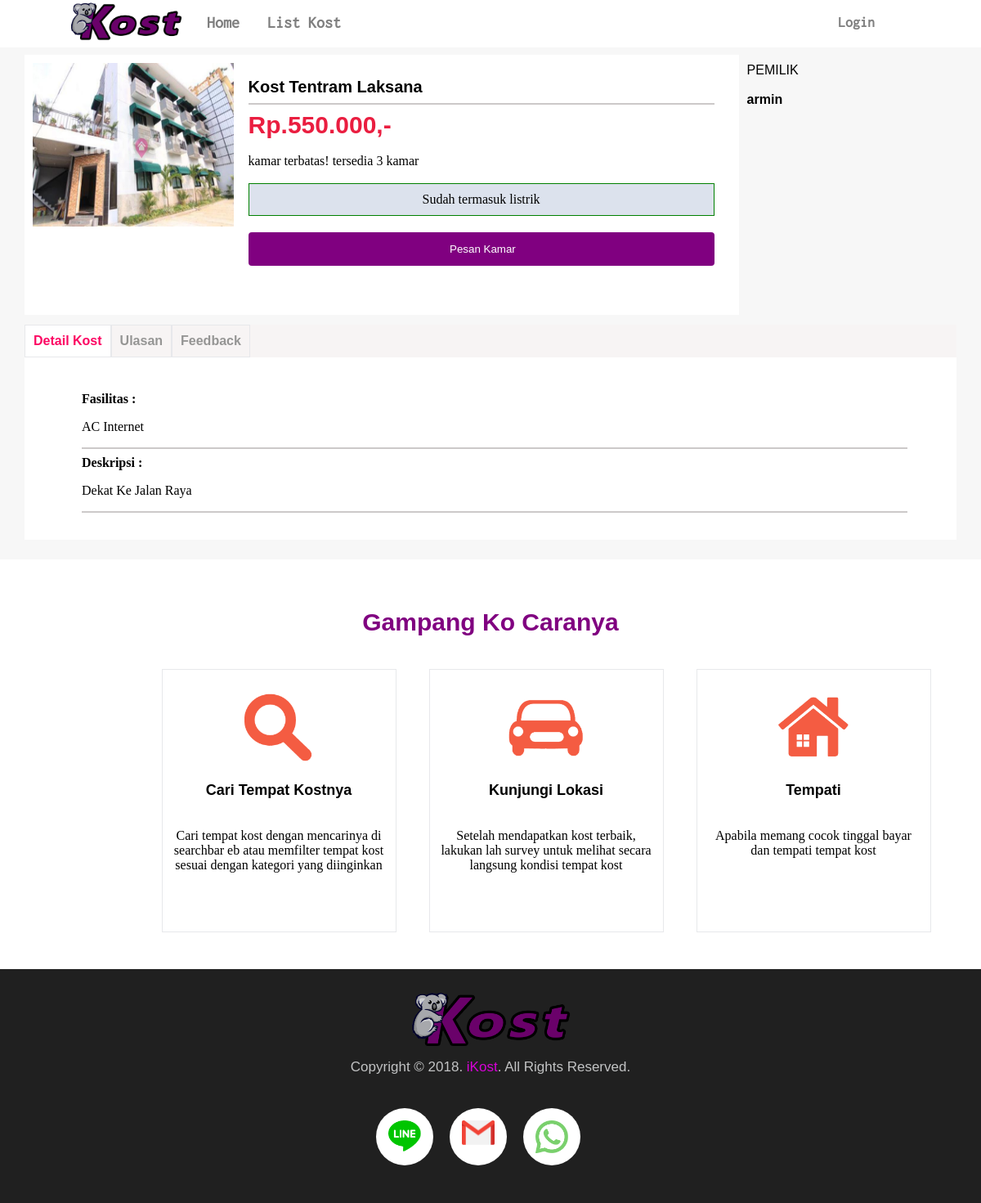
Screenshot of /user/halaman3.php?get=K002 with the database file from the repository.
### tables this page shows
CREATE TABLE `kost` (
  `kode_kost` varchar(14) NOT NULL,
  `nama_kost` varchar(50) NOT NULL,
  `jumlah_kamar` int(11) NOT NULL,
  `status_kamar_kost` varchar(10) NOT NULL,
  `fasilitas_kost` varchar(50) NOT NULL,
  `tarif_kost` int(11) NOT NULL,
  `alamat_kost` varchar(50) NOT NULL,
  `deskripsi_kost` varchar(200) NOT NULL,
  `foto` varchar(300) NOT NULL,
  `kode_pemilik_kost` varchar(14) NOT NULL
);

CREATE TABLE `pemilik_kost` (
  `kode_pemilik_kost` varchar(14) NOT NULL,
  `username_pemilik` varchar(30) NOT NULL,
  `password_pemilik` varchar(14) NOT NULL,
  `email_pemilik` varchar(30) NOT NULL,
  `nm_pemilik_kost` varchar(30) NOT NULL
);

### user/halaman3.php (the view, shortened to what this page needs)
<link rel="stylesheet" type="text/css" href="../ikost.css">
<nav>
  <ul>
    <a href="logout.php">
    <img src="../Icon/logo3.png" class="glogo"> </a>
    <li><a href="user.php"> Home </a></li>
    <li><a href="halaman1.php"> List Kost </a></li>
  </ul>
  <a href="#" style="float: right; margin-right: 10%;">
    <?php
    include '../koneksi.php';
      if (isset($_SESSION['username'])) {
        $username = $_SESSION['username'];
        echo "<a href='logout.php' class='sign' style='margin-right:10px;text-decoration:none;'> $username</a>";
      } else {?>
        <input type="submit" name="log" value="Login" class="sign" onclick="document.getElementById('id01').style.display='block'" style="width:auto;"></input>
      <?php
      }
    ?>
  </a>
</nav>
	<?php
		$id = $_GET['get'];
		$query = mysqli_query($Koneksi, "SELECT *FROM kost NATURAL JOIN pemilik_kost where kode_kost = '$id'");
		while ($tampil = mysqli_fetch_array($query)) {
	?>
<div class="containerdetail">
  <div class="detail fotonya">
    <img src="../Kost/<?php echo $tampil['foto'] ?>">
  </div>
  <div class="detail deskripsinya">
    <div class="fontdetail"><?php echo $tampil['nama_kost'];?></div>
    <hr color="#ccc9c9">
    <div class="fontharga">Rp.<?php echo $tampil['tarif_kost'];?>.000,-</div><br>
    <div>kamar terbatas! tersedia <?php echo $tampil['jumlah_kamar'];?> kamar</div><br>
    <div class="listrik"> Sudah termasuk listrik</div>
    <div style="background: #800080; width: 100%; text-align: center; border-radius:4px;"><input class="pesan" type="submit" onclick="document.getElementById('id02').style.display = 'block'" style="width:auto;" value=" Pesan Kamar"></div>
  </div>
  <div class="detail pemiliknya">
    PEMILIK <br><br>
    <b><?php echo $tampil['nm_pemilik_kost'];?></b>
  </div>
</div>
<div class="containerdetail" style="background: white; height: auto ;">
  <nav style="z-index: 0; ">
    <ul>
      <li class="dot" onclick="currentSlide(1)"> Detail Kost </li>
      <li class="dot" onclick="currentSlide(2)"> Ulasan </li>
      <li class="dot" onclick="currentSlide(3)"> Feedback </li>
    </ul>
  </nav>
  <div class="slideshow-container">
    <div class="mySlides">
      <b>Fasilitas :</b>
      <p><?php echo $tampil['fasilitas_kost'];?>
      <hr color="#ccc9c9">
      <b>Deskripsi :</b>
      <p> <?php echo $tampil['deskripsi_kost'];?>
      <hr color="#ccc9c9">
    </div>
  <?php } ?>
  </div>
</div>
<div class="carapake">
  <div class="rekomen" style="margin-bottom: 20px;">
    <center> Gampang Ko Caranya </center>
  </div>
  <div class="gridmenu2" style="margin-left: 15%;">
    <center><img src="../Icon/search.png">
      <p>Cari Tempat Kostnya</p><br>
      Cari tempat kost dengan mencarinya di searchbar eb atau memfilter tempat kost sesuai dengan kategori yang diinginkan
    </center>
  </div>
  <div class="gridmenu2">
    <center><img src="../Icon/car.png">
      <p> Kunjungi Lokasi </p><br>
      Setelah mendapatkan kost terbaik, lakukan lah survey untuk melihat secara langsung kondisi tempat kost
    </center>
  </div>
  <div class="gridmenu2">
    <center><img src="../Icon/Home.png">
      <p>Tempati</p><br>
      Apabila memang cocok tinggal bayar dan tempati tempat kost
    </center>
  </div>
</div>
<footer>
  <center> <img src="../Icon/logo3.png" style="width:200px; margin-bottom:10px;">
    <p class="contac"> Copyright &copy; 2018. <a href="index.html">iKost</a>. All Rights Reserved.</p> <br>
  </center>
  <div class="bulcontainer">
    <div class="bulet">
      <img src="../Icon/line.png">
    </div>
    <div class="bulet">
      <img src="../Icon/gm.png">
    </div>
    <div class="bulet">
      <img src="../Icon/wa1.png">
    </div>
  </div>
</footer>

### ikost.css (style rules this page uses)
.glogo { float: left; width: 140px; margin-left: 7%; margin-right: 1%; cursor: pointer; }
nav { z-index: 19; position: sticky; top: 0; height: 57px; }
nav ul { background-color: white; list-style-type: none; padding: 0; margin: 0; overflow: hidden; float: right; width: 100%; }
nav li { float: left; cursor: pointer; }
nav li a { display: block; font-size:20px; color: rgba(0,0,0,0.5); padding: 17px; text-decoration: none; border-bottom: 3px solid white; font-family: fontdua; font-weight: bold; }
.active { border-bottom: 3px solid black; }
.sign { color: gray; background: white; padding: 10px; border: none; cursor: pointer; margin-top: -50px; float: left; font-family: fontdua; font-weight: bold; font-size: 18px; margin-left: 1100px; }
.rekomen { font-family: arial; font-weight: bold; font-size: 30px; margin: 3%; color: #800080; }
.carapake { overflow: hidden; padding: 25px; background: white; margin-top: 2%; height: auto; }
.gridmenu2 { margin-top: 40px; width: 265px; height: 300px; padding: 10px; float: left; margin: 20px; border: 1px solid #e7e8eb; }
.gridmenu2 img { width: 100px; margin-top: 10px; }
.gridmenu2 p { font-size: 18px; font-weight: bold; font-family: sans-serif; }
footer { background: #202020; padding-top: 2%; height: auto; padding-bottom: 2%; overflow: hidden; }
footer p { font-size: 17px; font-family: sans-serif; }
footer a { color: #d802d8; text-decoration: none; }
.contac { margin: auto; width: 380px; color: #c2c3c4; }
.bulcontainer { width: 300px; height: auto; padding: 12px; margin: auto; overflow: hidden; }
.bulet { border-radius: 50%; width: 70px; height: 70px; background: white; overflow: hidden; float: left; margin: 10px; text-align: center; }
.bulet img { padding-top: 15px; width: 40px; }
.containerdetail { height: auto; width: 95%; margin: auto; margin-top: 10px; overflow: hidden; }
.detail { float: left; }
.fotonya { width: 24%; height: 300px; background: white; padding-bottom: 18px; }
.fotonya img { margin: 10px; width: 90%; height: 200px; }
.deskripsinya { width: 50%; height: 300px; background: white; padding-top: 18px; padding-right: 30px; }
.pemiliknya { width: 20%; height: 300px; margin: 10px; font-family: arial; }
.fontdetail { font-size: 20px; font-weight: bold; font-family: arial; margin-top: 10px; }
.fontharga { font-size: 30px; font-weight: bold; font-family: arial; color: #ea1e40; }
.pesan { background-color: #800080; color: white; padding: 5px 200px; margin: 8px 0; border: none; cursor: pointer; border-radius: 2px; }
.containerdetail ul { background-color: #f7f4f4; text-decoration: none; z-index: 1; }
.listrik { background: #dce2ed; padding: 10px; border: 1px solid green; text-align: center; margin-bottom: 20px; }
.slideshow-container { position: relative; background: white; }
.mySlides { display: none; padding: 10px; margin: 15px; margin-left: 60px; margin-right: 50px; }
.dot { cursor: pointer; transition: background-color 0.6s ease; padding: 10px; background: #f7f4f4; border: 1px solid #e7e8eb; font-size: 16px; font-family: arial; color: #959594; font-weight: bold; z-index: 1; }
.active, .dot:hover { background-color: white; color: #fc0763; }

### rows the page displays
kost: foto (picture), nama_kost "Kost Tentram Laksana", tarif_kost "550", jumlah_kamar "3", kode_pemilik_kost.nm_pemilik_kost "armin", fasilitas_kost "AC Internet", deskripsi_kost "Dekat Ke Jalan Raya"
